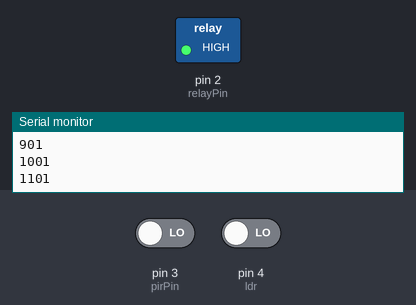
A sketch run on a simulated Arduino Uno, built with avr-gcc and run on an emulated ATmega328P. Shown: switched loads named in the sketch (green lamp = pin HIGH), the last lines printed to the serial monitor. The inputs (shaded band) are chosen by the test bench; at power-on: pin 3 (pirPin) LOW, pin 4 (ldr) LOW.

Above: at 1.2 s.
1.3 s: pin 3 (pirPin) driven HIGH and pin 4 (ldr) driven HIGH
At 1.6 s:
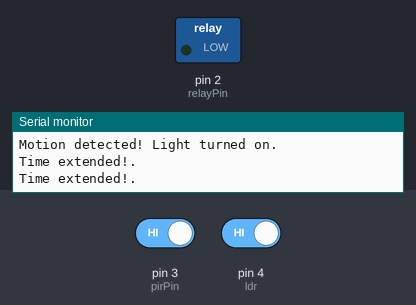
Timing chart, 0 to 4.3 s (numbered marks = the images above; inputs shaded):
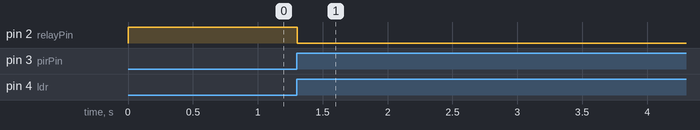

Measured:
- after the input at 1.3 s, pin 2 (relayPin): HIGH → LOW at once

The sketch:

MotionSensor_relay.ino
```cpp
#include <SoftwareSerial.h>

const int relayPin = 2;
const int pirPin = 3; // PIR sensor output connected to digital pin 3
const int ldr=4;

unsigned long lastMotionTime = 0; // Variable to store the time of the last motion detection
const unsigned long motionDelay = 20000; // Delay for turning off the relay (20 seconds)

void setup() {
  pinMode(relayPin, OUTPUT);
  digitalWrite(relayPin, HIGH);

  pinMode(pirPin, INPUT);

  pinMode(ldr, INPUT);

  // Start serial communication with USB
  Serial.begin(9600);

}

void loop() {
  // Check for motion
  int motion = digitalRead(pirPin);
  int dark= digitalRead(ldr);

  if (motion == HIGH) {
    // Motion detected
    if (digitalRead(relayPin) == HIGH && dark==HIGH){
      // If the relay is off, turn it on
      digitalWrite(relayPin, LOW);
      lastMotionTime = millis(); // Update the last motion time
      Serial.println("Motion detected! Light turned on.");
    }
    else if (digitalRead(relayPin) == LOW) {
      // If the relay is off, turn it on
      digitalWrite(relayPin, LOW);
      lastMotionTime = millis(); // Update the last motion time
      Serial.println("Time extended!.");
    }
  }
  else {
      // If the relay is already on, check if it's time to turn it off
      unsigned long currentTime = millis();
      Serial.println(currentTime-lastMotionTime);
      if (currentTime - lastMotionTime >= motionDelay) {
        digitalWrite(relayPin, HIGH);
        Serial.println("No motion within the delay period. Light turned off.");
      }
    }

  delay(100);
}
```
